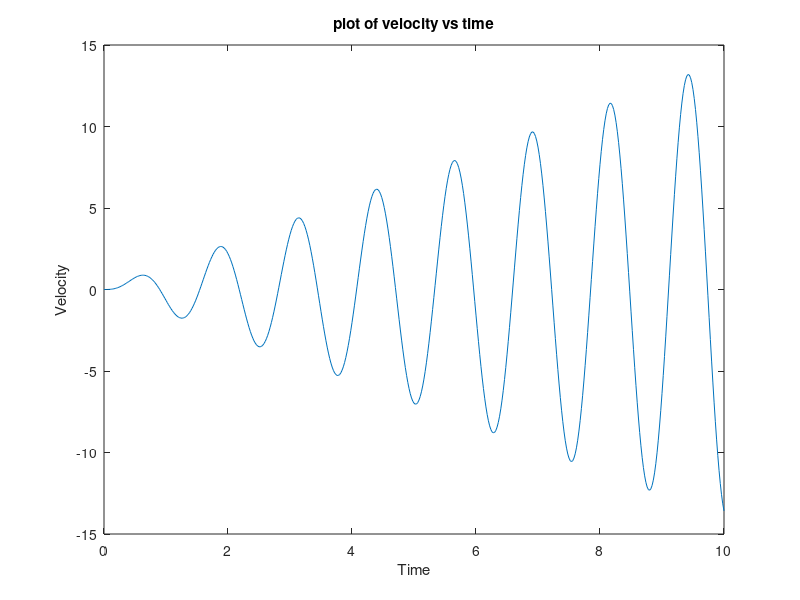

Write the MATLAB code that produced this figure.
%Acceleration and velocity 
%Create the function handle for the acceleration
acc=@(t)7*t.*sin(5*t);
%use a for loop with t values ranging from 0 to 10 seconds with increment
%of 0.02
count=1;
for t=0:0.02:10
    vel(count)=integral(acc,0,t);
    count=count+1;
end
t=0:0.02:10;
%plot the velocity vs time
plot(t,vel)
xlabel('Time')
ylabel('Velocity')
title('plot of velocity vs time')
